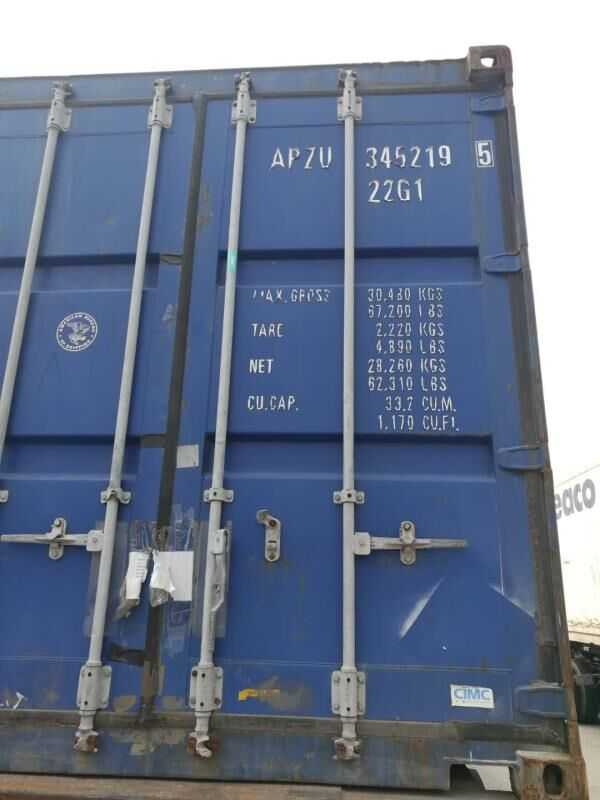
#> input picture img/0001.jpg, 600 x 800 px; its folder holds only this picture in this run
$ python findLines.py   (older library calls are emulated)
#> lines starting #> are read from the running program, lines starting #| are printed output that depends on the picture; after the words box and inside, x2 and y2 are one past the last pixel; in counts of white or black regions, pixels touching at a corner belong together
#> further down, img is the input picture: shape (800, 600, 3); mean B, G, R 143.8, 122, 109.8
import cv2
import numpy as np
import pytesseract
import glob
pytesseract.pytesseract.tesseract_cmd = 'C:/Program Files (x86)/Tesseract-OCR/tesseract'
mser = cv2.MSER_create()
mser.setMinArea(50)
mser.setMaxArea(500)


def auto_canny(image, sigma=0.33):
    # compute the median of the single channel pixel intensities
    v = np.median(image)

    # apply automatic Canny edge detection using the computed median
    lower = int(max(0, (1.0 - sigma) * v))
    upper = int(min(255, (1.0 + sigma) * v))
    edged = cv2.Canny(image, lower, upper)

    # return the edged image
    return edged

def resize_im(image):
    height, width, depth = image.shape
    imgScale = 600/width
    newX,newY = image.shape[1]*imgScale, image.shape[0]*imgScale
    image = cv2.resize(image, (int(newX),int(newY)))
    return image

def preprocessing(img):
    # resize
    # histogram equalization
    img_yuv = cv2.cvtColor(img, cv2.COLOR_BGR2YUV)
#> img_yuv: shape (800, 600, 3); mean of channels 0, 1, 2 120.8, 139.4, 118.4
    img_yuv[:,:,0] = cv2.equalizeHist(img_yuv[:,:,0])
#> img_yuv: shape (800, 600, 3); mean of channels 0, 1, 2 131.1, 139.4, 118.4
    #img = cv2.cvtColor(img_yuv, cv2.COLOR_YUV2BGR)
    img = cv2.fastNlMeansDenoisingColored(img, None, 7, 7, 7, 21)
    #cv2.imshow("after denoise", img)
    # color to gray
    gray = cv2.cvtColor(img, cv2.COLOR_BGR2GRAY)
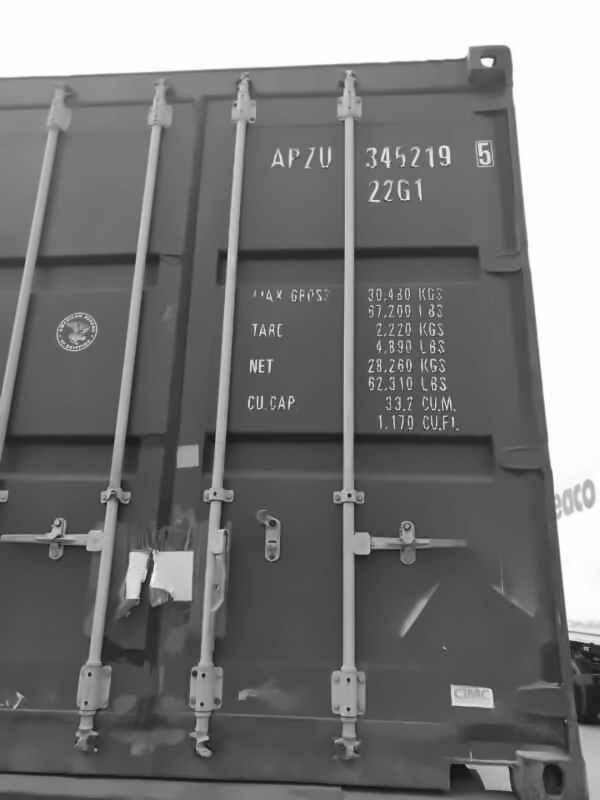
#> gray: shape (800, 600); min 11, max 254, mean 120.4
    # perspective transform
    #gray = deskew(gray.copy(), compute_skew(gray))
    #cv2.imshow("after deskew", gray)

    #binary
    #edges = cv2.Canny(gray, 50, 150, apertureSize=3)
    edges = auto_canny(gray)
#> in auto_canny, `v = np.median(image)`: v = 94
#> in auto_canny, `lower = int(max(0, (1.0 - sigma) * v))`: lower = 62
#> in auto_canny, `upper = int(min(255, (1.0 + sigma) * v))`: upper = 125
#> in auto_canny, `edged = cv2.Canny(image, lower, upper)`:
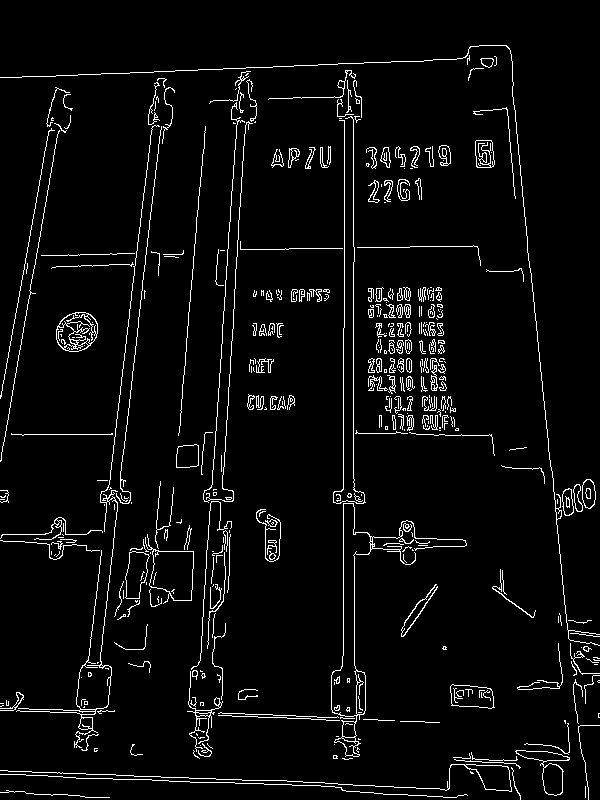
#> edged: shape (800, 600); 4.4% white in thin lines or dots
    #cv2.imshow("edge",edges)
    #(threshold, im_bw) = cv2.threshold(gray, 128, 255, cv2.THRESH_BINARY | cv2.THRESH_OTSU)
    return edges

#Your image path i-e receipt path
'''
img = cv2.imread('../img/IMG_4695.jpg')
img  = resize_im(img)
gray = preprocessing(img)
'''

i = 0
for file in glob.glob("../img/*.jpg"):
    i = i+1
    print("~~~~~~~~")
    print(file)
    img = cv2.imread(file)
    img = resize_im(img)
    gray = preprocessing(img)
    #detect regions in gray scale image
    height, width = gray.shape
    #lines = cv2.HoughLinesP(gray, rho = 1, theta=np.pi/180, threshold= 100, minLineLength=height /2.0, maxLineGap=30)
    lines = cv2.HoughLines(gray, rho=1, theta =np.pi/180, threshold = 200)
#> lines = [[-499, 3.04], [353, 0], [245, 0.0698], [343, 0], [166, 0.122], [215, 0.0873], [80, 0.175], [774, 1.61], [770, 1.61], [707, 1.61], [70, 0.175]]
    x_val = []
    for line in lines:
        for rho, theta in line:
            if theta*180/np.pi < 30 or theta*180/np.pi > 150:
                    a = np.cos(theta)
                    b = np.sin(theta)
                    #print("x value when y = 200:", (rho-b*200)/a)
                    x_val.append((rho-b*200)/a)
                    x0 = a*rho
                    y0 = b*rho
                    x1 = int(x0 + 1000*(-b))
                    y1 = int(y0 + 1000*(a))
                    x2 = int(x0 - 1000*(-b))
                    y2 = int(y0 - 1000*(a))
                    cv2.line(img,(x1,y1),(x2,y2),(0,255,0),2)
            if theta*180/np.pi > 60 and theta*180/np.pi < 125:
                #print("horizontal~~~~")
                a = np.cos(theta)
                b = np.sin(theta)
                #print("x value when y = 200:", (rho - b * 200) / a)
                #x_val.append((rho - b * 200) / a)
                x0 = a * rho
                y0 = b * rho
                x1 = int(x0 + 1000 * (-b))
                y1 = int(y0 + 1000 * (a))
                x2 = int(x0 - 1000 * (-b))
                y2 = int(y0 - 1000 * (a))
                cv2.line(img, (x1, y1), (x2, y2), (0, 0, 255), 2)
#> this loop made 11 passes
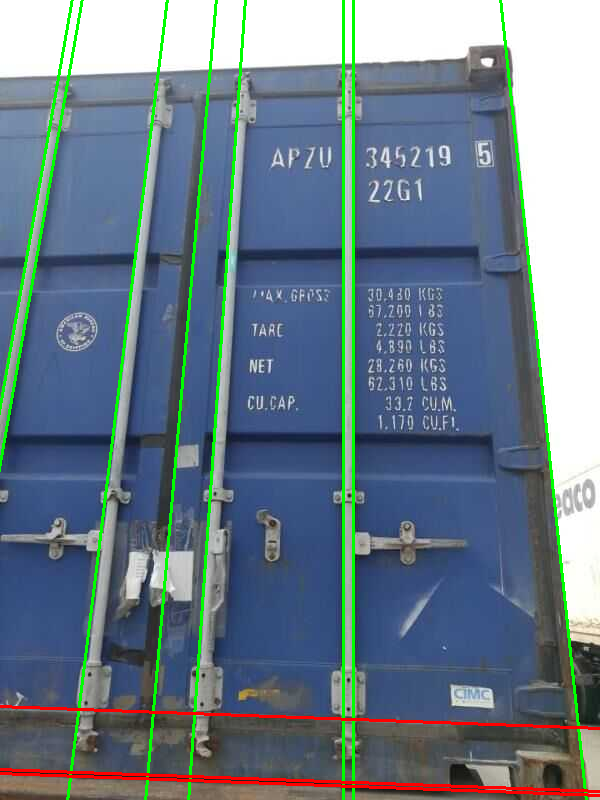
#> img: shape (800, 600, 3); 4.65% of pixels changed, all inside (x1, y1, x2, y2) = (0, 0, 600, 800)
#> after the loop, x_val = [522.8, 353, 231.6, 343, 142.7, 198.3, 45.97, 35.81]
    cv2.imwrite("face-" + str(i) + ".jpg", img)
    cv2.imshow("line image", img)
    cv2.waitKey(33)

'''
#detect regions in gray scale image
height, width = gray.shape
#lines = cv2.HoughLinesP(gray, rho = 1, theta=np.pi/180, threshold= 100, minLineLength=height /2.0, maxLineGap=30)
lines = cv2.HoughLines(gray, rho=1, theta =np.pi/180, threshold = 200)
x_val = []
for line in lines:
    for rho, theta in line:
        if theta*180/np.pi < 30 or theta*180/np.pi > 150:
                a = np.cos(theta)
                b = np.sin(theta)
                print("x value when y = 200:", (rho-b*200)/a)
                x_val.append((rho-b*200)/a)
                x0 = a*rho
                y0 = b*rho
                x1 = int(x0 + 1000*(-b))
                y1 = int(y0 + 1000*(a))
                x2 = int(x0 - 1000*(-b))
                y2 = int(y0 - 1000*(a))
                cv2.line(img,(x1,y1),(x2,y2),(0,255,0),2)
        else:
            print("horizontal~~~~")
            a = np.cos(theta)
            b = np.sin(theta)
            #print("x value when y = 200:", (rho - b * 200) / a)
            #x_val.append((rho - b * 200) / a)
            x0 = a * rho
            y0 = b * rho
            x1 = int(x0 + 1000 * (-b))
            y1 = int(y0 + 1000 * (a))
            x2 = int(x0 - 1000 * (-b))
            y2 = int(y0 - 1000 * (a))
            cv2.line(img, (x1, y1), (x2, y2), (0, 0, 255), 2)

x_val = sorted(x_val)
print("x value:", x_val)
dist = []
for i in range(len(x_val)-1):
    dist.append(x_val[i+1]-x_val[i])
    print("dist:", x_val[i+1]-x_val[i])

cv2.imshow("line image", img)
(im2, cnts, _) = cv2.findContours(gray.copy(), cv2.RETR_LIST, cv2.CHAIN_APPROX_SIMPLE)
coordinates = sorted(cnts, key=cv2.contourArea, reverse=True)

for contour in coordinates[:20]:
    x, y, w, h = cv2.boundingRect(contour)
    aspect_ratio = h/w
    area = cv2.contourArea(contour)
    cv2.drawContours(img, [contour], -1, (0, 255, 0), 2)
#cv2.imshow("drawcontours", img)

(height, width) = gray.shape[:2]

coords = []
for coord in coordinates[:20]:
    bbox = cv2.boundingRect(coord)
    x, y, w, h = bbox
    coords.append(coord)
'''

'''
canvas3 = np.zeros_like(gray)
print("coords",coords)
for cnt in coords:
    xx = cnt[:,0]
    yy = cnt[:,1]
    color = 255
    canvas3[yy, xx] = color

cv2.imshow('canvas', canvas3)

    for x1, y1, x2, y2 in line:
        if y2 != y1:
            cur_angle = np.arctan2(y2 - y1, x2 - x1) * 180 / np.pi
            if cur_angle > 45 or cur_angle < -45:
                print("~~~~~~", x1, y1, x2, y2)
                cv2.line(img,(x1,y1),(x2,y2),(0,0,255),2)
'''
cv2.waitKey(0)

$ run again, on img/0016.jpg
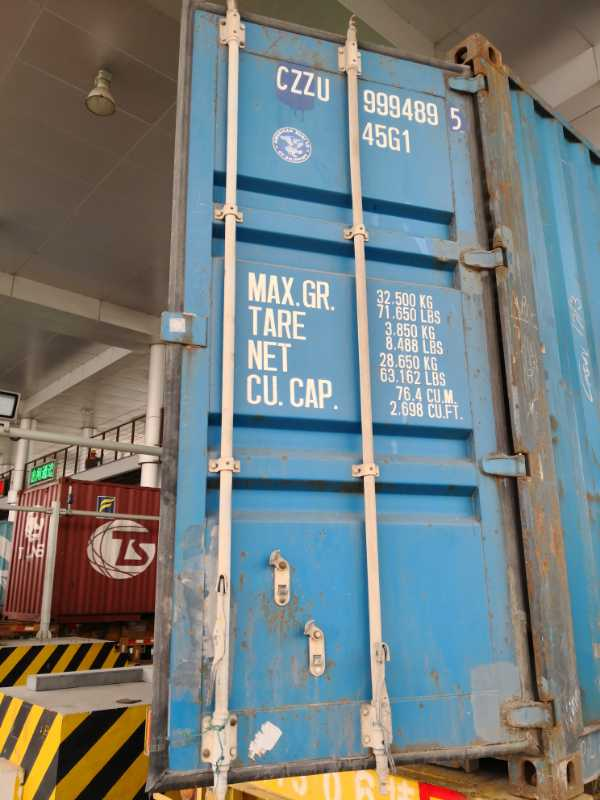
#> input picture img/0016.jpg, 600 x 800 px
#> img is the input picture: shape (800, 600, 3); mean B, G, R 125.4, 125.6, 117.2
#> v = 131
#> lower = 87
#> upper = 174
#> in auto_canny, `edged = cv2.Canny(image, lower, upper)`:
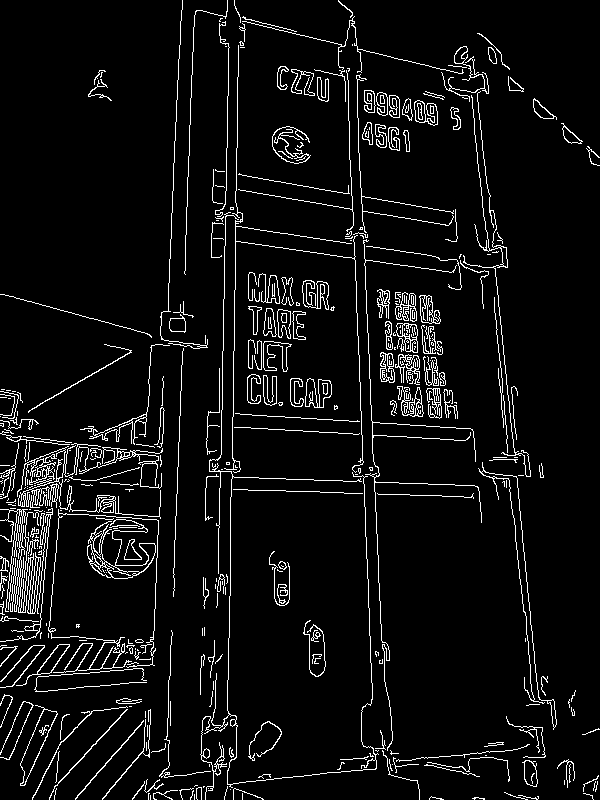
#> edged: shape (800, 600); 6% white in thin lines or dots
#> lines = [[194, 0.0349], [239, 0.0175], [229, 0.0175], [-464, 3.04], [182, 0.0524], [480, 1.61], [468, 1.61], [-346, 3.11], [-350, 3.09]]
#> the loop `for line in lines:` made 9 passes
#> after the loop `for line in lines:`:
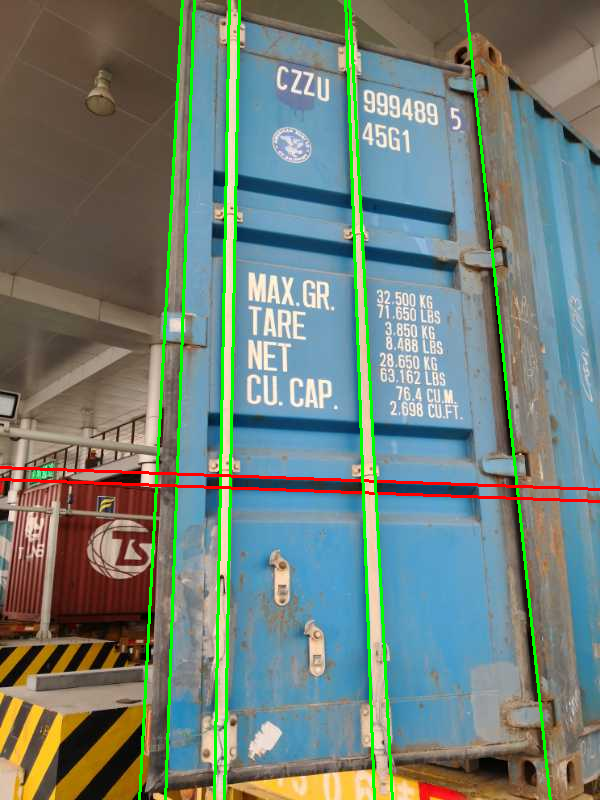
#> img: shape (800, 600, 3); 4.23% of pixels changed, all inside (x1, y1, x2, y2) = (0, 0, 600, 800)
#> after the loop `for line in lines:`: x_val = [187.1, 235.5, 225.5, 487.6, 171.8, 353.2, 361]

$ run again, on img/0024.jpg
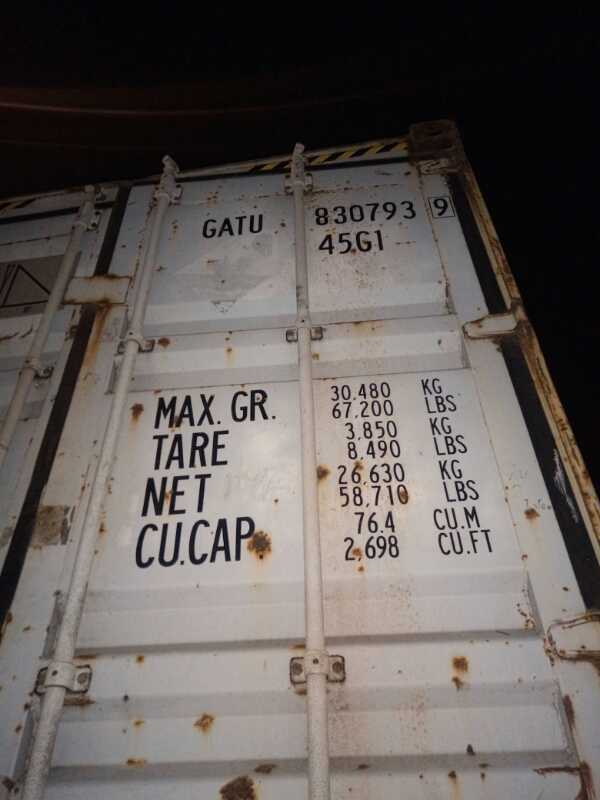
#> input picture img/0024.jpg, 600 x 800 px
#> img is the input picture: shape (800, 600, 3); mean B, G, R 90.6, 93.9, 100
#> v = 114
#> lower = 76
#> upper = 151
#> in auto_canny, `edged = cv2.Canny(image, lower, upper)`:
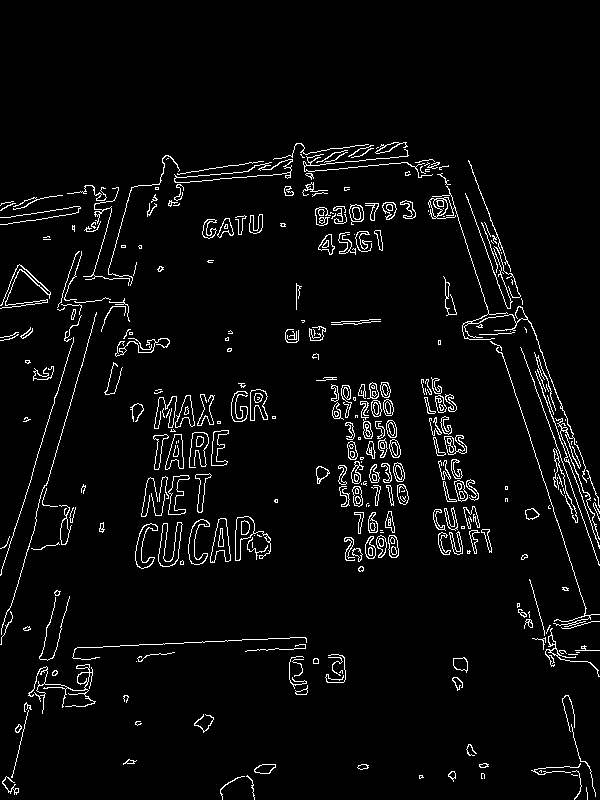
#> edged: shape (800, 600); 4.1% white in thin lines or dots, all inside (x1, y1, x2, y2) = (0, 142, 600, 800)
#> lines = [[-368, 2.83], [178, 0.279], [197, 1.48], [169, 0.297]]
#> the loop `for line in lines:` made 4 passes
#> after the loop `for line in lines:`:
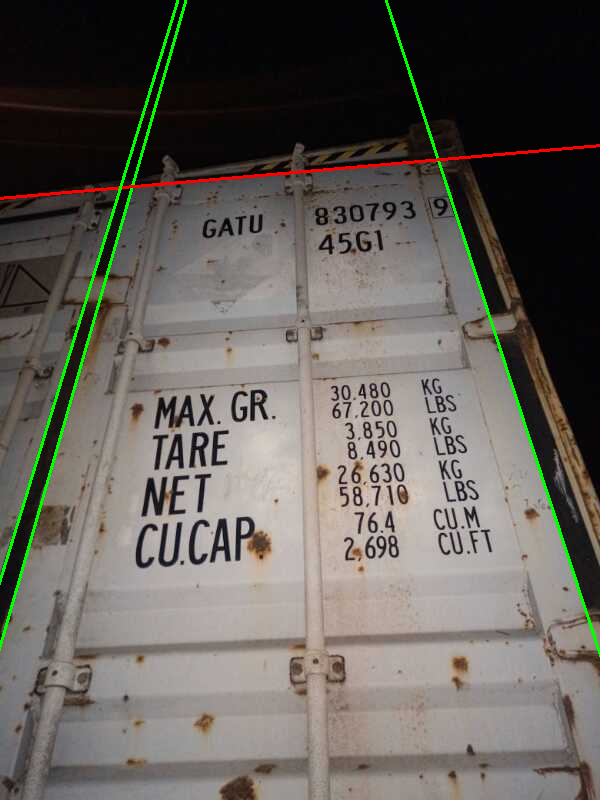
#> img: shape (800, 600, 3); 1.58% of pixels changed, all inside (x1, y1, x2, y2) = (0, 0, 600, 657)
#> after the loop `for line in lines:`: x_val = [451.9, 127.8, 115.6]
